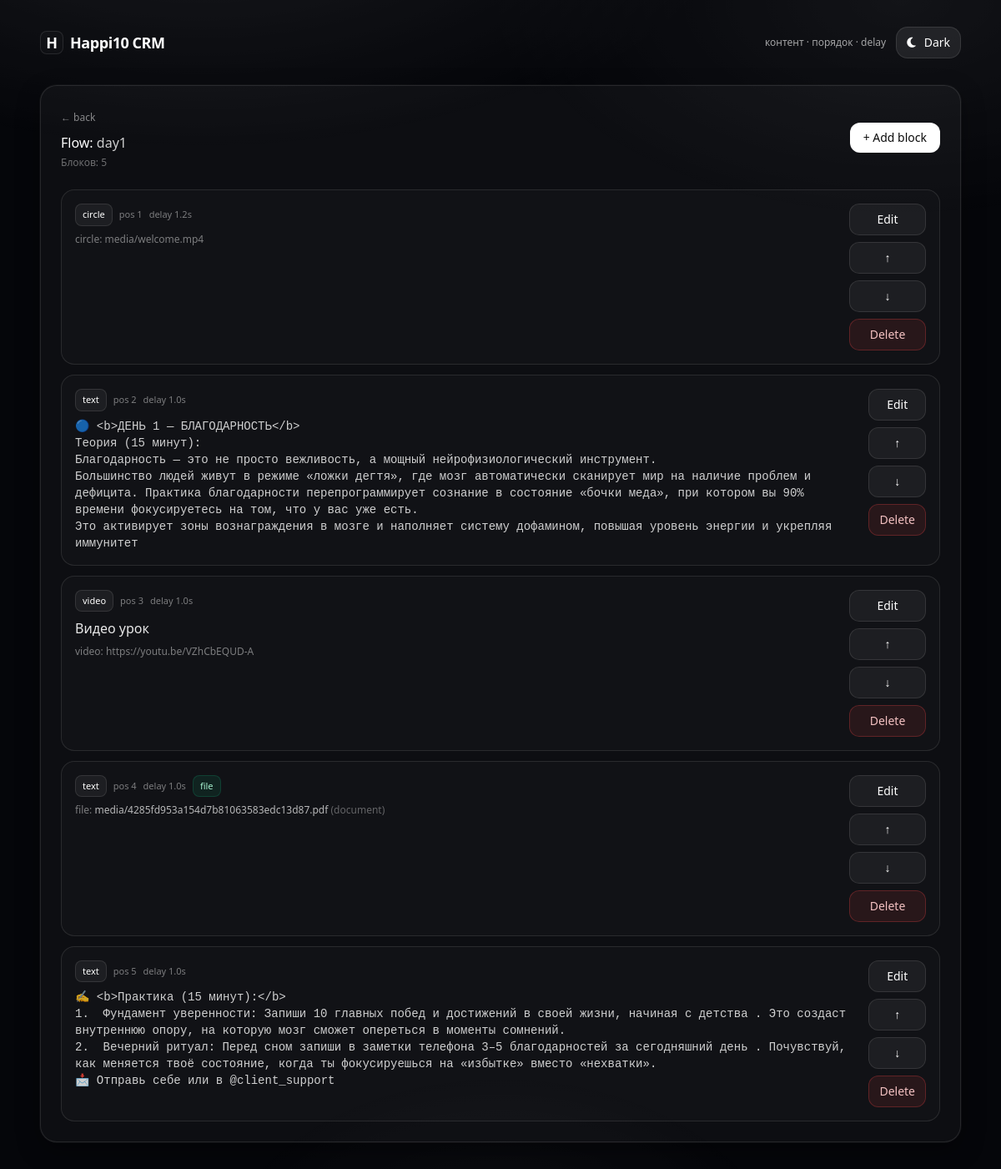
Screenshot of /flow/day1 with the database file from the repository.
### tables this page shows
CREATE TABLE content_blocks (
			id INTEGER PRIMARY KEY AUTOINCREMENT,
			flow TEXT NOT NULL,
			position INTEGER NOT NULL,
			type TEXT NOT NULL,
			title TEXT DEFAULT '',
			text TEXT DEFAULT '',
			circle_path TEXT DEFAULT '',
			video_url TEXT DEFAULT '',
			buttons_json TEXT DEFAULT '',
			delay_seconds REAL DEFAULT 1.0,
			is_active INTEGER DEFAULT 1
		, file_path TEXT DEFAULT '', file_kind TEXT DEFAULT '', file_name TEXT DEFAULT '');

### crm.py (the view)
@app.get("/flow/{flow}", response_class=HTMLResponse)
async def flow_page(request: Request, flow: str):
	blocks = await get_blocks(flow)
	return templates.TemplateResponse(
		"flow.html",
		{"request": request, "flow": flow, "blocks": blocks},
	)

### templates/flow.html (shortened to what this page needs)
{% extends "base.html" %}
{% block content %}
  <div class="flex items-center justify-between gap-4">
	<div>
	  <a href="/" class="text-xs text-white/50 hover:text-white/70">← back</a>
	  <h1 class="text-base font-medium mt-2">Flow: <span class="text-white/80">{{ flow }}</span></h1>
	  <div class="text-xs text-white/40 mt-1">Блоков: {{ blocks|length }}</div>
	</div>
	<a href="/block/new?flow={{ flow }}"
	   class="px-4 py-2 rounded-xl bg-white text-black text-sm font-medium hover:opacity-90">
	  + Add block
	</a>
  </div>
  <div class="mt-6 space-y-3">
	{% for b in blocks %}
	  <div class="rounded-2xl border border-white/10 bg-white/[0.02] p-4">
		<div class="flex items-start justify-between gap-4">
		  <div class="min-w-0">
			<div class="flex flex-wrap items-center gap-2">
			  <span class="text-[11px] px-2 py-1 rounded-lg bg-white/5 border border-white/10">{{ b.type }}</span>
			  <span class="text-[11px] text-white/45">pos {{ b.position }}</span>
			  <span class="text-[11px] text-white/45">delay {{ "%.1f"|format(b.delay) }}s</span>
			  {% if b.file_path %}
				<span class="text-[11px] px-2 py-1 rounded-lg bg-emerald-500/10 border border-emerald-500/20 text-emerald-200">
				  file
				</span>
			  {% endif %}
			</div>
			{% if b.title %}
			  <div class="mt-2 font-medium text-white/90">{{ b.title }}</div>
			{% endif %}
			{% if b.text %}
			  <pre class="mt-2 whitespace-pre-wrap text-sm text-white/80">{{ b.text }}</pre>
			{% endif %}
			{% if b.circle %}
			  <div class="mt-2 text-xs text-white/45">circle: {{ b.circle }}</div>
			{% endif %}
			{% if b.video %}
			  <div class="mt-2 text-xs text-white/45">video: {{ b.video }}</div>
			{% endif %}
			{% if b.file_path %}
			  <div class="mt-2 text-xs text-white/45">
				file: <span class="text-white/70">{{ b.file_path }}</span>
				{% if b.file_kind %}
				  <span class="text-white/35">({{ b.file_kind }})</span>
				{% endif %}
			  </div>
			{% endif %}
		  </div>
		  <div class="flex flex-col gap-2 w-[92px]">
			<a href="/block/{{ b.id }}/edit"
			   class="px-3 py-2 rounded-xl bg-white/5 border border-white/10 text-sm hover:bg-white/10 text-center">
			  Edit
			</a>
			<form method="post" action="/block/{{ b.id }}/up">
			  <button class="w-full px-3 py-2 rounded-xl bg-white/5 border border-white/10 text-sm hover:bg-white/10">↑</button>
			</form>
			<form method="post" action="/block/{{ b.id }}/down">
			  <button class="w-full px-3 py-2 rounded-xl bg-white/5 border border-white/10 text-sm hover:bg-white/10">↓</button>
			</form>
			<form method="post" action="/block/{{ b.id }}/delete" onsubmit="return confirm('Удалить блок?')">
			  <button class="w-full px-3 py-2 rounded-xl bg-red-500/10 border border-red-500/20 text-sm hover:bg-red-500/20 text-red-200">
				Delete
			  </button>
			</form>
		  </div>
		</div>
	  </div>
	{% endfor %}
  </div>
{% endblock %}

### templates/base.html (style rules this page uses)
:root { --bg:#05060a; --fg:#ffffff; --muted:rgba(255,255,255,.62); --muted2:rgba(255,255,255,.45); --panel:rgba(255,255,255,.035); --panel2:rgba(255,255,255,.02); --border:rgba(255,255,255,.10); --border2:rgba(255,255,255,.14); --shadow: 0 0 0 1px rgba(255,255,255,.03), 0 10px 28px rgba(0,0,0,.35); --inputBg:rgba(0,0,0,.35); --inputBorder:rgba(255,255,255,.12); --btnBg:rgba(255,255,255,.08); --btnHover:rgba(255,255,255,.12); --btnBorder:rgba(255,255,255,.14); --primaryBg:#ffffff; --primaryFg:#0b0b0b; --dangerBg:rgba(239,68,68,.10); --dangerHover:rgba(239,68,68,.16); --dangerBorder:rgba(239,68,68,.28); --dangerFg:rgba(254,202,202,.95); }
body { background:var(--bg)!important; color:var(--fg)!important; }
button { border-radius: 12px; border: 1px solid var(--btnBorder); background: var(--btnBg); color: var(--fg); transition: transform .06s ease, background .15s ease, border-color .15s ease, opacity .15s ease; }
.bg-white.text-black { background: var(--primaryBg)!important; color: var(--primaryFg)!important; border-color: transparent!important; }
.text-red-200, .text-red-300, .text-red-400, .text-red-500 { color: var(--dangerFg)!important; }
.bg-red-500\/10 { background: var(--dangerBg)!important; }
.border-red-500\/20 { border-color: var(--dangerBorder)!important; }

### rows the page displays
content_blocks: type "circle", position "1", delay "1.2", circle "media/welcome.mp4"
content_blocks: type "text", position "2", delay "1.0", text "🔵 <b>ДЕНЬ 1 — БЛАГОДАРНОСТЬ</b> Теория (15 минут): Благодарность — это не просто вежливость, а мощный нейрофизиологический инструмент. Большинство людей живут в режиме «ложки дегтя», где мозг автоматически сканирует мир на наличие проблем и дефицита. Практика благодарности перепрограммирует сознание в состояние «бочки меда», при котором вы 90% времени фокусируетесь на том, что у вас уже есть. Это активирует зоны вознаграждения в мозге и наполняет систему дофамином, повышая уровень энергии и укрепляя иммунитет"
content_blocks: type "video", position "3", delay "1.0", title "Видео урок", video "https://youtu.be/VZhCbEQUD-A"
content_blocks: type "text", position "4", delay "1.0", shows "file", file_path "media/4285fd953a154d7b81063583edc13d87.pdf", file_kind "document"
content_blocks: type "text", position "5", delay "1.0", text "✍️ <b>Практика (15 минут):</b> 1. Фундамент уверенности: Запиши 10 главных побед и достижений в своей жизни, начиная с детства . Это создаст внутреннюю опору, на которую мозг сможет опереться в моменты сомнений. 2. Вечерний ритуал: Перед сном запиши в заметки телефона 3–5 благодарностей за сегодняшний день . Почувствуй, как меняется твоё состояние, когда ты фокусируешься на «избытке» вместо «нехватки». 📩 Отправь себе или в @client_support"

### other values shown
{{ flow }} "day1"
{{ blocks|length }} "5"
